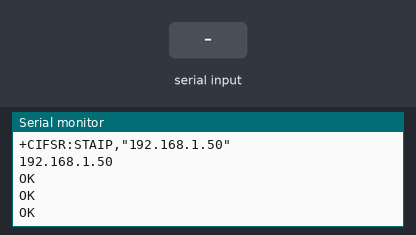
A sketch run on a simulated ESP32. On the bench: the last lines printed to the serial monitor. The inputs (shaded band) are chosen by the test bench. EEPROM starts erased; the modem accepts every AT command (registered, SIM ready, sends succeed) and sends nothing else.

Above: at 15.2 s.
15.3 s: "OK,1\n" received over Serial
At 16.5 s:
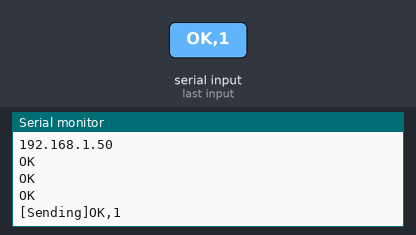
16.8 s: "OK,1\n" received over the second serial link
At 17.9 s:
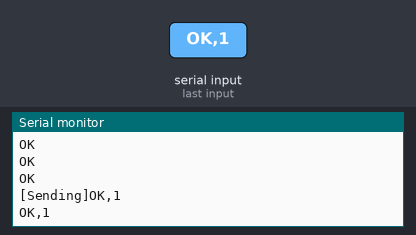
18.3 s: "46692,1\n" received over Serial
At 19.5 s:
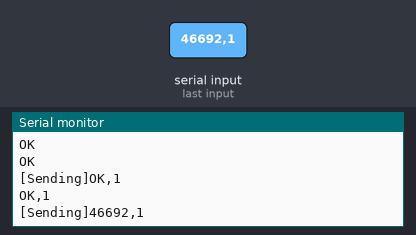
19.8 s: "46692,1\n" received over the second serial link
At 20.8 s:
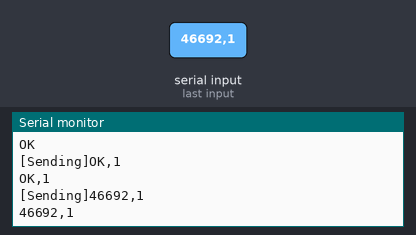
21.4 s: "OK" received over Serial
At 22.4 s:
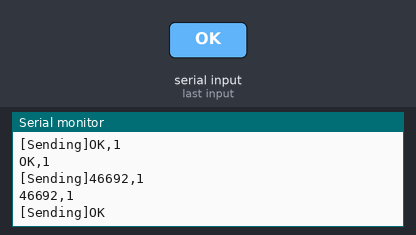
22.9 s: "90,45,200\n" received over the second serial link
At 24.3 s:
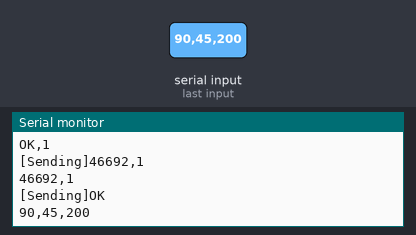

Measured:
- after the input at 15.3 s, the serial monitor: prints a new line at once (image 1)
- after the input at 16.8 s, the serial monitor: prints a new line after 0.05 s (image 2)
- after the input at 18.3 s, the serial monitor: prints a new line after 0.07 s (image 3)
- after the input at 19.8 s, the serial monitor: prints a new line after 0.10 s (image 4)
- after the input at 21.4 s, the serial monitor: prints a new line at once (image 5)
- after the input at 22.9 s, the serial monitor: prints a new line after 0.10 s (image 6)

The sketch:

SIM7000_esp32.ino
```cpp
#include <Arduino.h>
#include <EEPROM.h>
// #include "SoftwareSerial.h"
#include "esp_task_wdt.h"
#include "SIM7000_function.cpp"
SIM7000_FUNCTION SIM7000;
// SoftwareSerial SIM7000(16,17);
void setup() {
    Serial.begin(115200);  // 初始化串口监视器
    // while(!Serial.){
    EEPROM.begin(512);
    // }
    Serial2.begin(9600);   // 初始化 Serial2
    // .begin(9600);   // 初始化 Serial2
    esp_task_wdt_init(5,false);  //avoid watchdog restart the MCU

    Serial.println("Setting Start");
    xTaskCreate(SIM7000.freeRTOS_SerialRead,"SERIAL_READ",4096,NULL,8,NULL);
    delay(100);
    xTaskCreate(SIM7000.freeRTOS_MessagePrint,"SERIAL_READ",4096,NULL,7,NULL);
    delay(100);
    xTaskCreate(Serial_Read_Print,"Manual",1024,NULL,5,NULL);
    SIM7000.AT_test();
    delay(1000);
    SIM7000.GPS();
    delay(1000);
    SIM7000.SetLTEConnection();
    SIM7000.SendCommand(F("AT+CIPPING=\"8.8.8.8\""));
    // Serial.println("Setting done");
}

void loop() {
    // else{
        // Serial.println("Serial is not available");
// }

    // Serial2.write("AT\r\n");        // 将字符发送到 Serial2
    // delay(1000);
    // while (Serial2.available()) {
    //     char receivedChar = Serial2.read(); // 从 Serial2 读取接收到的字符
    //     Serial.print(receivedChar);         // 将接收到的字符发送到串口监视器
    // }
    // Serial.println();
}
void Serial_Read_Print(void *pvParm){
    String Message = "";
    int state_message = 0;
    while(true){
        vTaskDelay(10);
        if(Serial.available()){
            Message += char(Serial.read());
            state_message =1;     //Reading State
            if(!Serial.available()){
                state_message = 2 ; //Read Done
            }
        }
        if(state_message == 2){
            Serial.println("[Sending]"+Message);
            Serial2.write(Message.c_str());
            state_message = 0;
            Message="";
        }

    }
    // while (Serial.available()) {
    //     char inputChar = Serial.read();  // 从串口监视器读取一个字符
    //     Serial.print(byte(inputChar),HEX);
    //     Serial.print(' ');
    // }
}
```

SIM7000_function.cpp
```cpp
#ifndef SIM7000_FUNCTION_CPP
#define SIM7000_FUNCTION_CPP
#include <Arduino.h>

static String Message;
static int state_message=0;
static int pause_message=0; //0 for continuous,1 for paused
class SIM7000_FUNCTION{
    /** Function
     * SIM7000 using hardware serial
    */
    // HardwareSerial SIMSerial;

    public:
        // HardwareSerial Serial2;
        SIM7000_FUNCTION(){
            // SIMSerial = Serial2;
            Message = "";
            state_message = 0;
        }
        // static void init_SIM7000()
        static void SendCommand(String command){
            // Serial.println("[SENDING]");
            // Serial.println(command);
            Serial2.write(command.c_str());
            Serial2.write("\r\n");
        }

        static void SendCommand(const char *command){
            // Serial.println("[SENDING]");
            // Serial.println(command);
            Serial2.write(command);
            Serial2.write("\r\n");
        }

        static void AT_test(){
            bool TestState = false;
            bool HoldState = false;
            // while(true){
                while(!TestState && !HoldState){
                    vTaskDelay(1000);
                    Serial2.write("AT\r\n");
                    HoldState=true;
                    pause_message = 1;
                    while(state_message != 2){  // Wait for Read Done
                        vTaskDelay(10);
                    }
                    char getMessage[30];
                    sscanf(Message.c_str(),"AT\n%s\n",getMessage);
                    if(!strcmp(getMessage,"OK")){
                        Serial.println("AT is OK");
                    }
                    Serial.println("[DEBUG]");
                    Serial.println(getMessage);
                    Serial.println("[DEBUG END]");
                    pause_message = 0;
                }
                // return;
                // vTaskDelay(100);
            // }
        }

        static void freeRTOS_MessagePrint(void *pvParm){
            while(true){
                if(state_message ==2 && pause_message==0){
                    Serial.println(Message);
                    state_message=0;
                }
                delay(50);
            }
        }
        static void MessageClear(){
            if(state_message==2 && pause_message==0){
                state_message=0; // into Clear mode
                Message = "";
            }
        }
        /**
         * @brief
         * This function is for monitoring the Serial message from SIM7000 module and print it.
         * Using FreeRTOS to makesure it work in While and not blocking other function and method.
         * @param pvParm
         */
        static void freeRTOS_SerialRead(void *pvParm){
            while(true){
                vTaskDelay(10);
                if(Serial2.available() && state_message!=2){
                    Message += char(Serial2.read());
                    state_message =1;     //Reading State
                    if(!Serial2.available()){
                        state_message =2; //Read Done State
                    }

                }

                if (!Message.equals("") && state_message == 0){
                    Message = "";
                }
            }
        }
        static void GPS(){
            Serial.println("[GPS SETTING]");
            SendCommand(F("AT+CGNSPWR=1"));
            vTaskDelay(500);
            SendCommand(F("AT+CGNSHOT"));
            vTaskDelay(500);
            // SendCommand(F("AT+CGNSURC=3"));
            GPSGetInfo();
        }
        static void GPSGetInfo(){
            int repeat_times = 0;
            int fail_repeat_times = 0;
            bool GetGPSInfo = false;
            while(!GetGPSInfo){
                vTaskDelay(1000);
                // SendCommand(F("AT+CGNSTST=1,1"));
                // vTaskDelay(3000);
                SendCommand(F("AT+CGNSINF"));
                pause_message = 1;
                while(state_message != 2){  // Wait for Read Done
                    vTaskDelay(10);
                }
                // unsigned long int DateTime;
                char DateTime[19],lon[11],lat[11],alt[11],speed[10];
                char SubMessage[120];
                int pwr=0,state=0;
                // float lon,lat,alt,speed;
                sscanf(Message.c_str(),"AT+CGNSINF\n+CGNSINF: %1d,%1d,%s",&pwr,&state,SubMessage);
                // sscanf(Message.c_str(),"AT+CGNSINF\n+CGNSINF: %d,%d,%f,%f,%f,%f,%f,%s",&pwr,&state,&DateTime,&lon,&lat,&alt,&speed,Trash);
                //+CGNSINF: 1,1,20230812085046.000,24.987569,121.428269,39.300,0.00,187.1,1,,1.5,1.8,0.9,,23,3,3,,29,,
                if(state == 1){
                    Serial.println("[GNSS is OK]");
                    Serial.println(SubMessage);
                    char * token;
                    char * saveptr;
                    token = strtok_r(SubMessage,",",&saveptr);
                    strcpy(DateTime,token);
                    token = strtok_r(NULL,",",&saveptr);
                    strcpy(lon,token);
                    token = strtok_r(NULL,",",&saveptr);
                    strcpy(lat,token);
                    token = strtok_r(NULL,",",&saveptr);
                    strcpy(alt,token);
                    token = strtok_r(NULL,",",&saveptr);
                    strcpy(speed,token);
                    Serial.println(DateTime);
                    Serial.println("LON   "+String(lon));
                    Serial.println("LAT   "+String(lat));
                    Serial.println("ALT   "+String(alt));
                    Serial.println("SPEED "+String(speed));
                    if(repeat_times<=4){
                        repeat_times++;
                    }else{
                        GetGPSInfo = true;
                    }
                }else{
                    Serial.println("[GNSS not ok]");
                    if(fail_repeat_times<=5){
                        fail_repeat_times++;
                    }else{
                        GetGPSInfo = true;
                        // break;
                    }
                    // SendCommand(F("AT+CGNSTST"));
                    // while(state_message != 2){  // Wait for Read Done
                    //     vTaskDelay(10);
                    // }
                    // Serial.println(Message);
                }
                pause_message = 0;

            }
            if(GetGPSInfo){
                // SendCommand(F("AT+CGNSPWR=0"));
            }
        }

        static bool SetLTEConnection(){
            SendCommand("AT+CIMI");
            vTaskDelay(300);
            pause_message = 1;
            String _apn="";
            for(int i = 10; i <15;i++){
                _apn+=char(Message.c_str()[i]);
                // Serial.println(Message.c_str()[i]);
                // Serial.println(i);
            }
            vTaskDelay(300);
            pause_message = 0;
            Serial.println("[DEBUG]");
            Serial.println(Message);
            Serial.println(_apn);
            Serial.println("[DEBUG END]");
            vTaskDelay(300);
            // MessageClear();
            if(_apn=="46692"){
                SendCommand(F("AT+CBANDCFG=\"NB-IOT\",8"));
                vTaskDelay(300);
                SendCommand(F("AT+CSTT=\"internet.iot\""));
                vTaskDelay(300);
                SendCommand(F("AT+CSQ"));
                vTaskDelay(300);
                Serial.println("Using CHT");
            }else if(_apn=="46697"){
                SendCommand(F("AT+CBANDCFG=\"NB-IOT\",3,28"));
                vTaskDelay(300);
                SendCommand(F("AT+CSTT=\"twm.nbiot\""));
                vTaskDelay(300);
                SendCommand(F("AT+CSQ"));
                vTaskDelay(300);
                Serial.println("Using TWM");

            }
            SendCommand(F("AT+CNACT=1"));
            vTaskDelay(300);
            SendCommand(F("AT+CIICR"));
            vTaskDelay(300);
            SendCommand(F("AT+CIFSR"));
            vTaskDelay(300);
            // SendCommand(F("AT+CIPMUX=1"));
            // vTaskDelay(300);


            pause_message = 1;


            SendCommand(F("AT+CNACT?"));
            vTaskDelay(300);
            if(Message[20]==1){
                pause_message = 0;
                vTaskDelay(300);
                return true;
            }else{
                pause_message = 0;
                vTaskDelay(300);
                return false;
            }


        }
        static void StartTCPConnection(const char *domain_name,const int port){
            String command="";
            command = "AT+CIPSTART=\"TCP\",\""+String(domain_name)+"\""+String(port);
            SendCommand(command);
            return;
        }
        static void StartUDPConnection(const char *domain_name,const int port){
            String command="";
            command = "AT+CIPSTART=\"UDP\",\""+String(domain_name)+"\""+String(port);
            SendCommand(command);
            return;
        }
        static void StartTCPConnection(byte ip1,byte ip2,byte ip3,byte ip4,const int port){
            String command="";
            command = "AT+CIPSTART=\"TCP\",\""+String(ip1)+"."+String(ip2)+"."+String(ip3)+"."+String(ip4)+"."+"\""+String(port);
            SendCommand(command);
            return;
        }
        static void StartUDPConnection(byte ip1,byte ip2,byte ip3,byte ip4,const int port){
            String command="";
            command = "AT+CIPSTART=\"UDP\",\""+String(ip1)+"."+String(ip2)+"."+String(ip3)+"."+String(ip4)+"."+"\""+String(port);
            SendCommand(command);
            return;
        }
        static void CloseConnection(){
            vTaskDelay(300);
            SendCommand("AT+CIPSHUT");
        }
        static void SendMessage(const char* message){

        }

};


#endif
```
